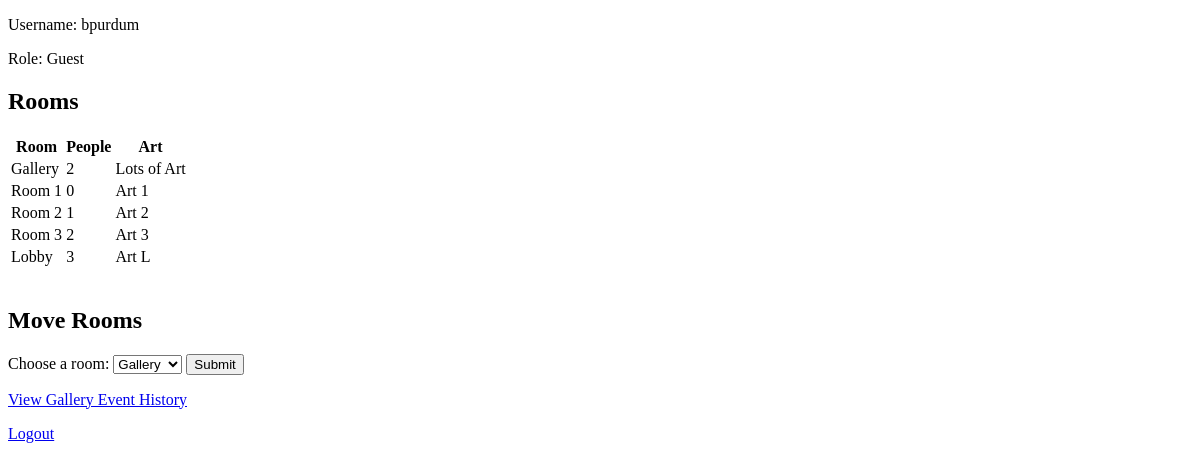
Before: /home (signed in) with the older database file.
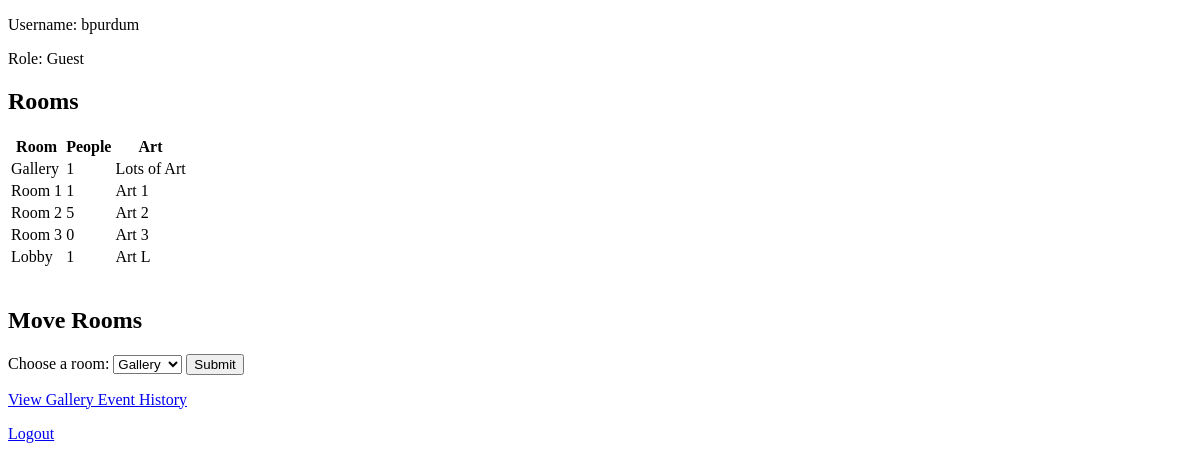
After: the same page with the newer database file.
### tables this page shows
CREATE TABLE "rooms" (
	"name"	TEXT,
	"numPeople"	INTEGER,
	"art"	TEXT,
	PRIMARY KEY("name")
);

### app.py (the view)
@app.route('/home')
def home():
    if 'loggedin' not in session:
        return redirect(url_for('login'))
    rooms = viewAllRooms()
    return render_template(
        'home.html',
        username=session['username'],
        role=session['role'],
        rooms=rooms
    )

### database/storedProcedures.py (called while the page is built)
def get_db_connection():
    db = sqlite3.connect('database/database.db')
    return db

def viewAllRooms():
    db = get_db_connection()
    rooms = db.execute("SELECT * FROM rooms").fetchall()
    db.close()
    return rooms

### templates/home.html (shortened to what this page needs)
<!DOCTYPE html>
<html>
<head>
</head>
<body>
    <p>Username: {{ username }}</p>
    <p>Role: {{ role }}</p>
    <h2>Rooms</h2>
        <table>
            <tr>
                <th>Room</th>
                <th>People</th>
                <th>Art</th>
            </tr>
            {% for room in rooms %}
                <tr>
                    <td>{{ room[0] }}</td>
                    <td>{{ room[1] }}</td>
                    <td>{{ room[2] }}</td>
                </tr>
            {% endfor %}
        </table>
    <br>
    <h2>Move Rooms</h2>
<form action="{{ url_for('move_room') }}" method="POST">
    <label for="room">Choose a room:</label>
    <select name="room" id="room" required>
        {% for room in rooms %}
            <option value="{{ room[0] }}">{{ room[0] }}</option>
        {% endfor %}
    </select>
    <button type="submit">Submit</button>
</form>
<p><a href="{{ url_for('event_history') }}">View Gallery Event History</a></p>
    <a href="{{ url_for('logout') }}">Logout</a>
</body>
</html>

Changed rows visible on the page:
changed rooms "Gallery": numPeople "2" → "1"
changed rooms "Room 1": numPeople "0" → "1"
changed rooms "Room 2": numPeople "1" → "5"
changed rooms "Room 3": numPeople "2" → "0"
changed rooms "Lobby": numPeople "3" → "1"
